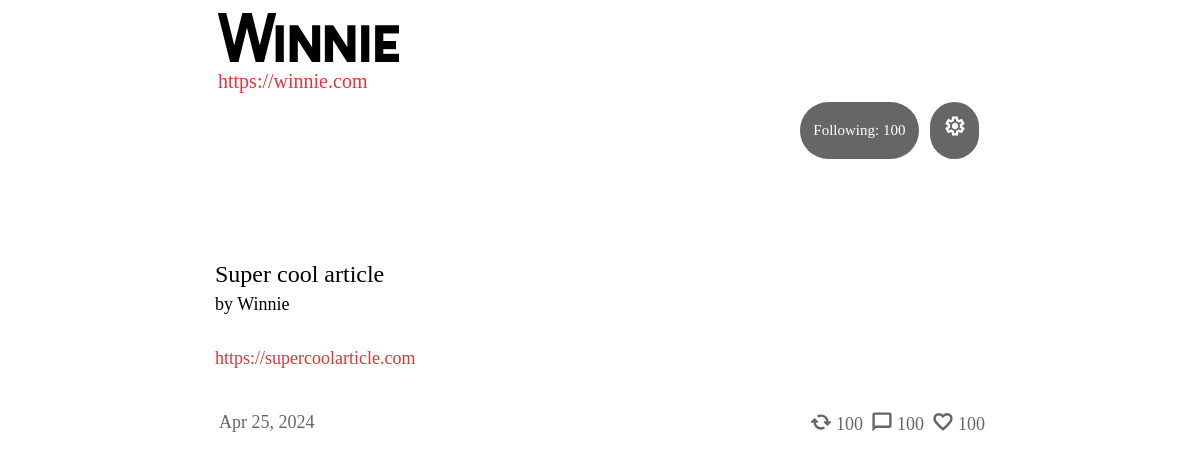
The app's page /Linkfeed/profile/winnie.com/ with its own data.
### Linkfeed/models.py (models this page shows, shortened)
class Profile(models.Model):
    user = models.OneToOneField(User, on_delete=models.CASCADE)
    display_name = models.CharField(max_length=255, blank=True, null=True)
    follower = models.ManyToManyField(User, blank=True, related_name="follower_user")
    following = models.ManyToManyField(User, blank=True, related_name="following_user")

class AllowedDomain(models.Model):
    user = models.OneToOneField(User, on_delete=models.CASCADE)
    domain = models.URLField(blank=True, null=True)

class Post(models.Model):
    user = models.ForeignKey(User, on_delete=models.CASCADE, related_name="posts")
    title = models.CharField(blank=True, max_length=255)
    body = models.URLField(blank=True, null=True)
    likes = models.ManyToManyField(User, related_name="blog_posts")
    timestamp = models.DateTimeField(auto_now_add=False, null=True)
    is_rss_feed_post = models.BooleanField(default=False)
    is_imported_rss_feed_post = models.BooleanField(default=False)
    imported_rss_feed = models.ForeignKey(ImportedRSSFeed, on_delete=models.SET_NULL, null=True, blank=True, related_name="posts")
    repost_count = models.IntegerField(default=0)  # New field for repost count
    def total_likes(self):
        return self.likes.count()

class User(AbstractUser):
    pass

### Linkfeed/views.py (the view)
# urls.py: path('profile', views.current_user_profile, name='current_user_profile'),
def profile(request, username):
    user = User.objects.get(username=username)
    posts = Post.objects.filter(user=user)
    profile = Profile.objects.get(user=user)
    domain = AllowedDomain.objects.get(user=user)
    profile.link = domain.domain
    following = False
    if request.user.is_authenticated:
        if request.user in profile.follower.all():
            following = True
    posts = Post.objects.filter(
        Q(user=user) & Q(is_imported_rss_feed_post=False)
    ).annotate(total_comments=Count('comments')).order_by('-timestamp')
    for post in posts:
        post.liked = post.likes.filter(id=user.id).exists()
    return render(request, "Linkfeed/profile.html", {"posts": posts, "profile": profile, "following": following})

### Linkfeed/templates/Linkfeed/profile.html (shortened to what this page needs)
{% extends "Linkfeed/layouts.html" %}
{% load static %}
{% block body %}
<div class="container-fluid">
    <div class="row">
            <div class="col-12">
                <a class="mono truncate-text pl-0" id="profile-link" target="_blank" href="{{profile.link}}">{{profile.link}}</a>
            </div>
    </div>
    <div class="d-flex justify-content-end">
            <a class="button-circle"><span class="small white mono">Following: 100</span></a>
        <a class="button-circle"><img src="{% static 'Linkfeed/settings.svg' %}" class="svg"></a>
    </div>
</div>
<div id="posts" class="mt-5">
    <div class="">
        {% for post in posts %}
            {% include 'Linkfeed/posts.html' %}
        {% endfor %}
    </div>
</div>
{% endblock %}

### Linkfeed/templates/Linkfeed/layouts.html (shortened to what this page needs)
{% load static %}
<html lang="en">
<head>
    <link href="{% static 'Linkfeed/bootstrap.css' %}" rel="stylesheet">
    <link href="{% static 'Linkfeed/style.css' %}" rel="stylesheet">
</head>
<body class="mx-auto">
    <div class="container-fluid px-3">
                    <div id="username-header" class="header truncate-text">
                    {% if request.resolver_match.url_name == 'current_user_profile' or request.resolver_match.url_name == 'profile' %}
                        <a href="{% url 'feed' profile.user.username %}">{{ profile.display_name }}</a>
                    {% elif request.resolver_match.url_name == 'current_user_feed' or request.resolver_match.url_name == 'feed' %}
                        <a href="{% url 'profile' profile.user.username %}">{{ profile.display_name }}</a>
                    {% elif request.resolver_match.url_name == 'post' %}
                        <a href="{% url 'profile' profile.user.username %}">{{ profile.display_name }}</a>
                    {% else %}
                        <a href="{% url 'landing' %}">Linkfeed</a>
                    {% endif %}
                    </div>
    </div>
    {% block body %}
    {% endblock %}
</body>
</html>

### Linkfeed/templates/Linkfeed/posts.html (shortened to what this page needs)
{% load static %}
<div class="container-fluid">
    <div class="post py-5 my-0">
        <a href="{{ post.body }}" target="_blank" class="wrapped-post-link">
            <div class="wrapped-post pb-0">
                <h4 class="mb-0" >{{ post.title }}</h4>
                <div class="mb-0">
                    {% if post.is_imported_rss_feed_post %}
                    <p id="posted-by-{{ post.id }}" class="mb-0 post-user truncate-text" style="cursor: pointer;"><span class="username-link" data-username="{{ post.user.username }}">RSS Feed ({{ post.imported_rss_feed.link|slice:"8:" }})</span></p>
                    {% elif not post.is_rss_feed_post or post.is_rss_feed_post %}
                            <p id="posted-by-{{ post.id }}" class="mb-0 post-user truncate-text" style="cursor: pointer;"><span class="username-link" data-username="{{ post.user.username }}">by {{ post.user.profile.display_name }}</span></p>
                    {% endif %}
                </div>
                <p class="post-body mt-4 pb-3">{{ post.body }}</p>
            </div>
        </a>
        <div class="mt-0 text-center d-flex justify-content-between align-items-center">
                <div class="d-flex mr-auto grey mono">
                    <p class="mt-0 mb-0 ml-1">{{ post.timestamp|date:"b j, Y"|capfirst }}</p>
                </div>
                <div class="d-flex mr-2 grey mono">
                    <img src="{% static 'Linkfeed/reshare.svg' %}" class="svg">
                    <p class="mt-1 mb-0 ml-1">100</p>
                </div>
                <div class="d-flex mr-2 grey mono">
                    <img src="{% static 'Linkfeed/comment.svg' %}" class="svg">
                    <p class="mt-1 mb-0 ml-1">100</p>
                </div>
                <div class="d-flex mr-0 grey mono">
                    <img src="{% static 'Linkfeed/like.svg' %}" class="svg">
                    <p class="mt-1 mb-0 ml-1">100</p>
                </div>
            </div>
    </div>
</div>

### Linkfeed/static/Linkfeed/style.css (style rules this page uses)
html { scroll-behavior: smooth; }
body { max-width:40em; margin:0 auto; font-family: Rich-Georgia, 'Times New Roman', Times, serif, sans-serif; font-size:20px; line-height:30px; background-color:#fff; color:#000; font-weight: 300; overflow-y:scroll; overflow-x: hidden; }
p { font-size: 18px; }
h1,h2,h3,h4,dt,dl#tweetlist dt,footer,label,#commentlist ol li cite,div.blogparent,input[type="submit"] { font-family: Nexa; font-weight:normal; font-style:normal; text-align:left; }
.mono { font-family: mono; }
.grey { color:#666; }
.white { color: white; }
.small { font-size: .75em; }
a { color: #EA322E; max-width: 100vw; }
#profile-link { margin-left: 3px; }
.button-circle { border-radius: 50px; padding: .85rem; border: none; margin: .35rem; background-color: #666; }
.header { font-family: Sabado, sans-serif; font-size: 3.5em; padding-bottom: 15px; padding-top: 5px; margin-bottom: 0px; margin-top: 10px; line-height: 80%; border-radius: .25rem; }
#username-header a { color:#000; text-decoration-thickness: 2px; }
#username-header { line-height: .8em; padding: 0; }
.truncate-text { max-width: 100%; display: inline-block; white-space: nowrap; overflow: hidden; text-overflow: ellipsis; }
#posts { width: 100%; background-color: none; }
.post-body, .post-title, .profile-link { word-wrap: break-word; overflow-wrap: break-word; }
.wrapped-post-link { position: relative; z-index: 1; color: black; }
.post-user { padding: 0; margin: 0; }
.post-body { z-index: 5; color:#EA322E; }
.svg { width: 22px; }

### records on screen
Profile: display_name "Winnie", link "https://winnie.com"
Post: title "Super cool article", user.profile.display_name "Winnie", body "https://supercoolarticle.com", timestamp "Apr 25, 2024"
